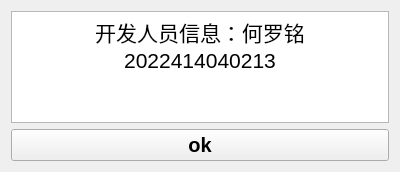
<?xml version="1.0" encoding="UTF-8"?>
<ui version="4.0">
 <class>newWindowl</class>
 <widget class="QWidget" name="newWindowl">
  <property name="geometry">
   <rect>
    <x>0</x>
    <y>0</y>
    <width>400</width>
    <height>172</height>
   </rect>
  </property>
  <property name="windowTitle">
   <string>Form</string>
  </property>
  <layout class="QVBoxLayout" name="verticalLayout">
   <item>
    <widget class="QTextBrowser" name="textBrowser">
     <property name="html">
      <string>&lt;!DOCTYPE HTML PUBLIC &quot;-//W3C//DTD HTML 4.0//EN&quot; &quot;http://www.w3.org/TR/REC-html40/strict.dtd&quot;&gt;
&lt;html&gt;&lt;head&gt;&lt;meta name=&quot;qrichtext&quot; content=&quot;1&quot; /&gt;&lt;meta charset=&quot;utf-8&quot; /&gt;&lt;style type=&quot;text/css&quot;&gt;
p, li { white-space: pre-wrap; }
hr { height: 1px; border-width: 0; }
li.unchecked::marker { content: &quot;\2610&quot;; }
li.checked::marker { content: &quot;\2612&quot;; }
&lt;/style&gt;&lt;/head&gt;&lt;body style=&quot; font-family:'Microsoft YaHei UI'; font-size:9pt; font-weight:400; font-style:normal;&quot;&gt;
&lt;p align=&quot;center&quot; style=&quot; margin-top:0px; margin-bottom:0px; margin-left:0px; margin-right:0px; -qt-block-indent:0; text-indent:0px;&quot;&gt;&lt;span style=&quot; font-size:16pt;&quot;&gt;开发人员信息：何罗铭&lt;/span&gt;&lt;/p&gt;
&lt;p align=&quot;center&quot; style=&quot; margin-top:0px; margin-bottom:0px; margin-left:0px; margin-right:0px; -qt-block-indent:0; text-indent:0px;&quot;&gt;&lt;span style=&quot; font-size:16pt;&quot;&gt;2022414040213&lt;/span&gt;&lt;/p&gt;&lt;/body&gt;&lt;/html&gt;</string>
     </property>
    </widget>
   </item>
   <item>
    <widget class="QPushButton" name="pushButton">
     <property name="font">
      <font>
       <pointsize>15</pointsize>
       <bold>true</bold>
      </font>
     </property>
     <property name="text">
      <string>ok</string>
     </property>
    </widget>
   </item>
  </layout>
 </widget>
 <resources/>
 <connections/>
</ui>
